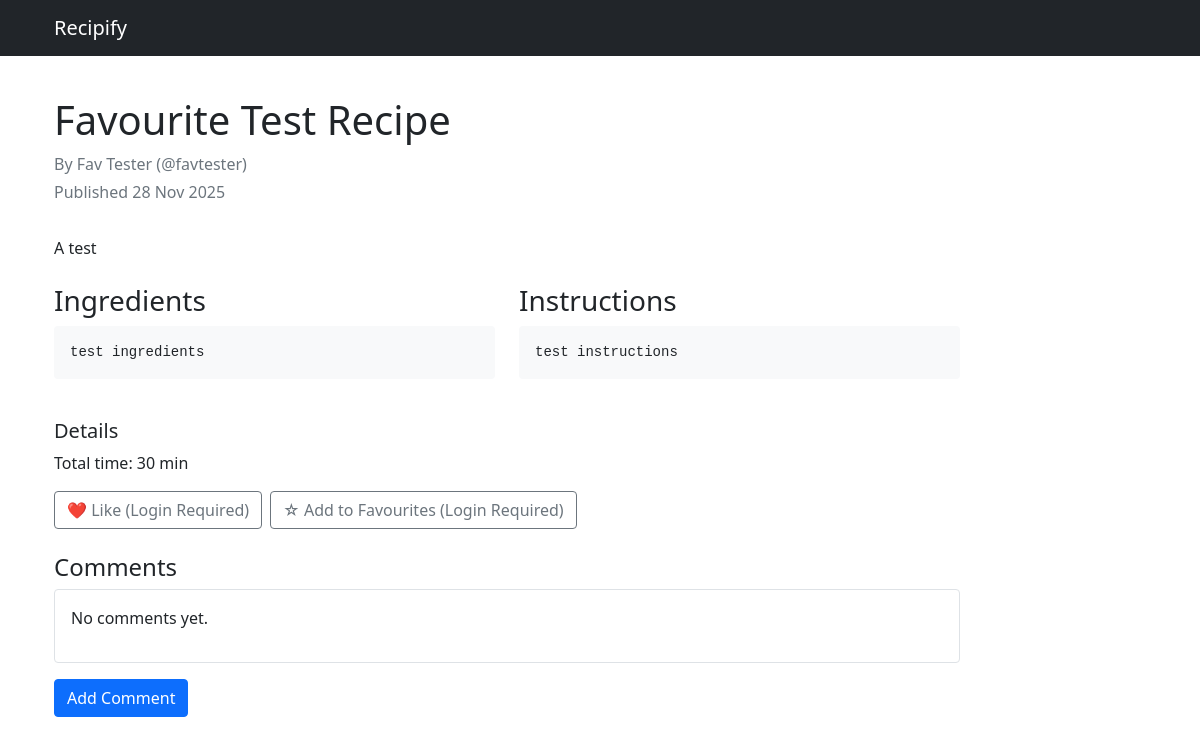
Page /recipes/15/ on the committed database.
### recipes/models/recipe.py (models this page shows, shortened)
class Recipe(models.Model):
    DIETARY_CHOICES = [
        ("vegan", "Vegan"),
        ("vegetarian", "Vegetarian"),
        ("gluten_free", "Gluten Free"),
        ("dairy_free", "Dairy Free"),
        ("nut_free", "Nut Free"),
        ("none", "No Restrictions"),
    ]
    author = models.ForeignKey(
        settings.AUTH_USER_MODEL,
        on_delete=models.CASCADE,
        related_name="recipes",
    )
    title = models.CharField(max_length=200)
    summary = models.CharField(max_length=255, blank=True)
    ingredients = models.TextField(help_text="List ingredients separated by commas")
    instructions = models.TextField()
    name = models.CharField(max_length=255)
    description = models.TextField()
    prep_time_minutes = models.PositiveIntegerField(blank=True, null=True)
    cook_time_minutes = models.PositiveIntegerField(blank=True, null=True)
    servings = models.PositiveSmallIntegerField(blank=True, null=True)
    is_published = models.BooleanField(default=True)
    cooking_time = models.PositiveIntegerField(
        help_text="Cooking time in minutes", default=0
    )
    difficulty = models.CharField(
        max_length=10,
        choices=[
            ("easy", "Easy"),
            ("medium", "Medium"),
            ("hard", "Hard"),
        ],
        default="easy",
    )
    date_posted = models.DateTimeField(auto_now_add=True)
    dietary_requirement = models.CharField(
        max_length=50, choices=DIETARY_CHOICES, default="none"
    )
    popularity = models.IntegerField(default=0)
    created_at = models.DateTimeField(default=timezone.now, editable=False)
    updated_at = models.DateTimeField(auto_now=True)
    class Meta:
        ordering = ["-created_at", "-date_posted"]
    @property
    def total_time_minutes(self) -> int:
        if self.cooking_time:
            return self.cooking_time
        prep = self.prep_time_minutes or 0
        cook = self.cook_time_minutes or 0
        return prep + cook
    likes = models.ManyToManyField(
        settings.AUTH_USER_MODEL,
        related_name="liked_recipes",
        through="Like",
        blank=True,
    )

### recipes/models/user.py (models this page shows, shortened)
class User(AbstractUser):
    username = models.CharField(
        max_length=30,
        unique=True,
        validators=[RegexValidator(
            regex=r'^@\w{3,}$',
            message='Username must consist of @ followed by at least three alphanumericals'
        )]
    )
    first_name = models.CharField(max_length=50, blank=False)
    last_name = models.CharField(max_length=50, blank=False)
    email = models.EmailField(unique=True, blank=False)
    class Meta:
        ordering = ['last_name', 'first_name']
    def full_name(self):
        return f'{self.first_name} {self.last_name}'

### recipes/views/recipe_views.py (the view)
# urls.py: path("recipes/<int:pk>/", RecipeDetailView.as_view(), name="recipe_detail"),
class RecipeDetailView(DetailView):
    model = Recipe
    template_name = "recipes/recipe_detail.html"
    context_object_name = "recipe"
    def get_context_data(self, **kwargs):
        context = super().get_context_data(**kwargs)
        recipe = self.object
        user = self.request.user
        if user.is_authenticated and recipe.author != user:
            context["is_following_author"] = Follow.objects.filter(
                follower=user,
                followed=recipe.author,
            ).exists()
        comments = Comment.objects.filter(recipe=recipe).select_related("user")
        context["comments"] = list(comments)
        context["comment_form"] = CommentForm()
        context["total_likes"] = recipe.likes.count()
        context["has_liked"] = (
            user.is_authenticated and recipe.likes.filter(pk=user.pk).exists()
        )
        context["is_favourited"] = (
            user.is_authenticated
            and SavedRecipe.objects.filter(user=user, recipe=recipe).exists()
        )
        return context

### recipes/templates/recipes/recipe_detail.html (shortened to what this page needs)
{% extends 'base_content.html' %}
{% block content %}
<div class="container py-4">
  <div class="row">
    <div class="col-lg-10">
      <div class="d-flex justify-content-between align-items-start flex-wrap gap-2">
        <div>
          <h1>{{ recipe.title }}</h1>
          <p class="text-muted mb-1">By {{ recipe.author.full_name }} ({{ recipe.author.username }})</p>
          <p class="text-muted">Published {{ recipe.created_at|date:"j M Y" }}</p>
        </div>
      </div>
      {% if recipe.summary %}
        <p class="mt-3">{{ recipe.summary }}</p>
      {% endif %}
      <div class="row mt-4">
        <div class="col-md-6">
          <h3>Ingredients</h3>
          <pre class="bg-light p-3 rounded">{{ recipe.ingredients }}</pre>
        </div>
        <div class="col-md-6">
          <h3>Instructions</h3>
          <pre class="bg-light p-3 rounded">{{ recipe.instructions }}</pre>
        </div>
      </div>
      <div class="mt-4">
        <h5>Details</h5>
        <ul class="list-unstyled">
          {% if recipe.total_time_minutes %}<li>Total time: {{ recipe.total_time_minutes }} min</li>{% endif %}
        </ul>
      </div>
      <div class="mt-3 d-flex gap-2 flex-wrap">
        <form method="post" action="{% url 'toggle_like' recipe.id %}">
          {% if user.is_authenticated %}
            {% if has_liked %}
              <button type="submit" class="btn btn-danger">
                💔 Unlike ({{ total_likes }})
              </button>
            {% else %}
              <button type="submit" class="btn btn-outline-danger">
                ❤️ Like ({{ total_likes }})
              </button>
            {% endif %}
          {% else %}
            <a href="{% url 'log_in' %}" class="btn btn-outline-secondary">
              ❤️ Like (Login Required)
            </a>
          {% endif %}
        </form>
        {% if user.is_authenticated %}
          <form method="post" action="{% url 'toggle_save_recipe' recipe.pk %}">
            {% csrf_token %}
            {% if is_favourited %}
              <button type="submit" class="btn btn-warning">
                ⭐ Remove from Favourites
              </button>
            {% else %}
              <button type="submit" class="btn btn-outline-warning">
                ☆ Add to Favourites
              </button>
            {% endif %}
          </form>
        {% else %}
          <a href="{% url 'log_in' %}" class="btn btn-outline-secondary">
            ☆ Add to Favourites (Login Required)
          </a>
        {% endif %}
      </div>
      <div class="mt-4">
        <h4>Comments</h4>
        <div style="max-height: 300px; overflow-y: auto;" class="border rounded p-3">
          {% for comment in comments %}
            <div class="border rounded p-2 mb-2">
              <strong>{{ comment.user.username }}</strong>
              <small class="text-muted ms-2">{{ comment.created_at|date:"F j, g:i a" }}</small>
              <p>{{ comment.text }}</p>
            </div>
          {% empty %}
            <p>No comments yet.</p>
          {% endfor %}
        </div>
        <button class="btn btn-primary mt-3" data-bs-toggle="modal" data-bs-target="#commentModal">
          Add Comment
        </button>
      </div>
    </div>
  </div>
</div>
{% endblock %}

### static/custom.css (style rules this page uses)
:root { --primary-color: #2c5530; --secondary-color: #4a7c59; --accent-color: #8fb996; --light-bg: #f8f9fa; --card-shadow: 0 4px 6px rgba(0, 0, 0, 0.1); --hover-shadow: 0 8px 15px rgba(0, 0, 0, 0.15); }

### rows in the picture
Recipe: title "Favourite Test Recipe", author.full_name "Fav Tester", author.username "@favtester", created_at "28 Nov 2025", summary "A test", ingredients "test ingredients", instructions "test instructions", total_time_minutes "30"
